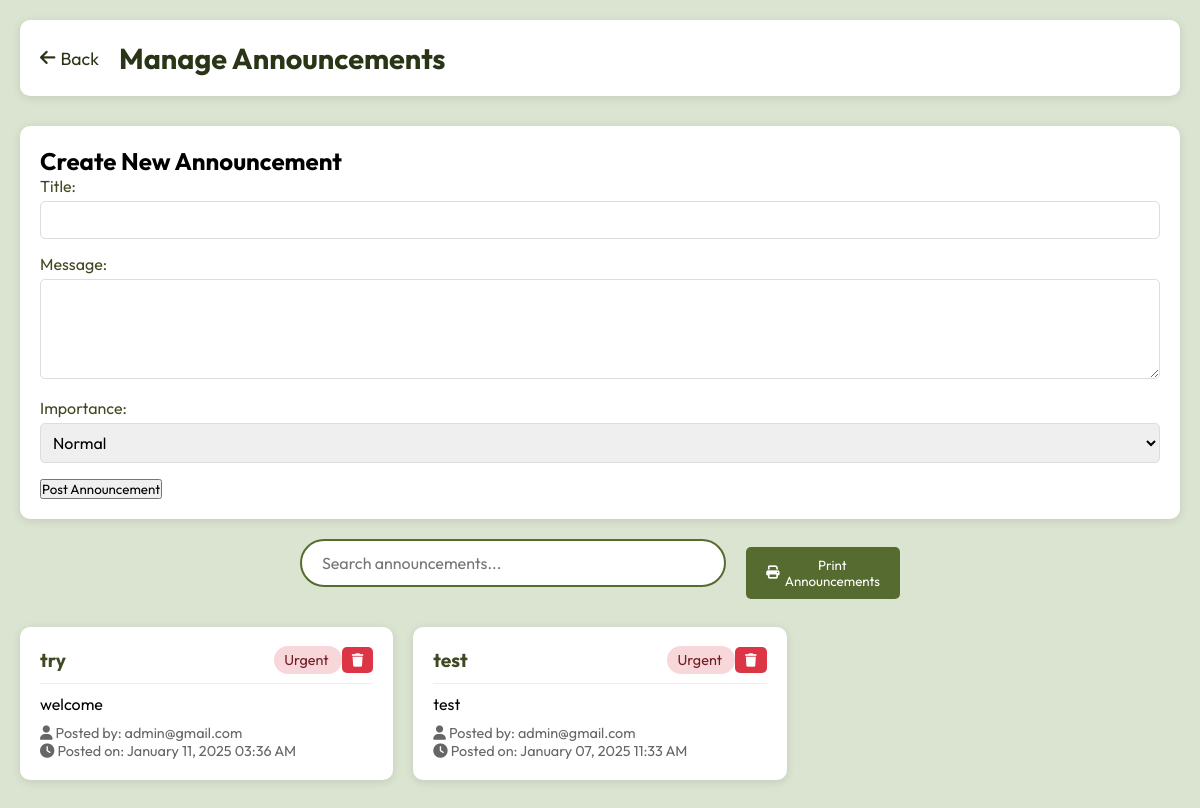
/admin/announcements.php, run on the app's committed database.
### tables this page shows
CREATE TABLE `announcements` (
  `id` int(11) NOT NULL AUTO_INCREMENT,
  `title` varchar(100) NOT NULL,
  `message` text NOT NULL,
  `posted_by` varchar(100) NOT NULL,
  `date_posted` timestamp NOT NULL DEFAULT current_timestamp(),
  `importance` enum('normal','important','urgent') DEFAULT 'normal',
  PRIMARY KEY (`id`)
);

### admin/announcements.php (the view, shortened to what this page needs)
<?php
require_once('../database/adminAcc_database.php');
$create_table_query = "CREATE TABLE IF NOT EXISTS announcements (
    id INT PRIMARY KEY AUTO_INCREMENT,
    title VARCHAR(100) NOT NULL,
    message TEXT NOT NULL,
    posted_by VARCHAR(100) NOT NULL,
    date_posted TIMESTAMP DEFAULT CURRENT_TIMESTAMP,
    importance ENUM('normal', 'important', 'urgent') DEFAULT 'normal',
    FOREIGN KEY (posted_by) REFERENCES admin_acc(email)
)";
$conn->query($create_table_query);
$result = $conn->query("SELECT * FROM announcements ORDER BY date_posted DESC");
?>
<!DOCTYPE html>
<html lang="en">
<head>
    <link rel="stylesheet" href="../CSS/leaveRequests.css">
    <link rel="stylesheet" type="text/css" href="../CSS/Loading_screen.css">
    <link rel="stylesheet" href="https://cdnjs.cloudflare.com/ajax/libs/font-awesome/6.6.0/css/all.min.css">
</head>
<body>
    <div class="container">
        <header>
            <div class="header-content">
                <a href="adminPage.php" class="back-btn" onclick="showLoadingScreen()">
                    <i class="fas fa-arrow-left"></i> Back
                </a>
                <h1>Manage Announcements</h1>
            </div>
        </header>
        <main>
            <div class="announcement-form">
                <h2>Create New Announcement</h2>
                <form method="POST" onsubmit="showLoadingScreen()">
                    <div class="form-group">
                        <label for="title">Title:</label>
                        <input type="text" id="title" name="title" required>
                    </div>
                    <div class="form-group">
                        <label for="message">Message:</label>
                        <textarea id="message" name="message" required></textarea>
                    </div>
                    <div class="form-group">
                        <label for="importance">Importance:</label>
                        <select id="importance" name="importance">
                            <option value="normal">Normal</option>
                        </select>
                    </div>
                    <button type="submit" class="view-btn">Post Announcement</button>
                </form>
            </div>
            <div class="search-container">
                <input type="text" id="searchBar" class="search-bar" placeholder="Search announcements..." onkeyup="searchAnnouncements()">
                <button type="button" onclick="window.print()" class="print-btn">
                    <i class="fas fa-print"></i> Print Announcements
                </button>
            </div>
            <div class="requests-container">
                <?php if ($result && $result->num_rows > 0): ?>
                    <?php while($row = $result->fetch_assoc()): ?>
                        <div class="announcement-card" data-searchable>
                            <div class="announcement-header">
                                <span class="announcement-title searchable"><?php echo htmlspecialchars($row['title']); ?></span>
                                <div>
                                    <span class="importance-badge importance-<?php echo $row['importance']; ?> searchable">
                                        <?php echo ucfirst($row['importance']); ?>
                                    </span>
                                    <form method="POST" style="display: inline;" onsubmit="return confirmDelete(event);">
                                        <button type="submit" class="delete-btn">
                                            <i class="fas fa-trash"></i>
                                        </button>
                                    </form>
                                </div>
                            </div>
                            <div class="announcement-content searchable">
                                <?php echo nl2br(htmlspecialchars($row['message'])); ?>
                            </div>
                            <div class="announcement-meta">
                                <i class="fas fa-user"></i> Posted by: <span class="searchable"><?php echo htmlspecialchars($row['posted_by']); ?></span>
                                <br>
                                <i class="fas fa-clock"></i> Posted on: <span class="searchable"><?php echo date('F d, Y h:i A', strtotime($row['date_posted'])); ?></span>
                            </div>
                        </div>
                    <?php endwhile; ?>
                <?php else: ?>
                    <div class="announcement-card">
                        <p>No announcements found.</p>
                    </div>
                <?php endif; ?>
            </div>
        </main>
    </div>
</body>
</html>

### CSS/leaveRequests.css (style rules this page uses)
:root { --darkest-shade: #2a3417; --darker-shade: #3f4a22; --base-color: #556b2f; --lighter-tint: #708238; --lightest-tint: #99b27a; --extra-lightest-tint: #dbe4d0; }
* { margin: 0; padding: 0; box-sizing: border-box; font-family: 'Outfit', sans-serif; }
body { background-color: var(--extra-lightest-tint); min-height: 100vh; }
.container { max-width: 1200px; margin: 0 auto; padding: 20px; }
header { background-color: white; padding: 20px; margin-bottom: 30px; border-radius: 10px; box-shadow: 0 2px 10px rgba(0, 0, 0, 0.1); }
.header-content { display: flex; align-items: center; gap: 20px; }
.back-btn { color: var(--darkest-shade); text-decoration: none; display: flex; align-items: center; gap: 5px; font-size: 1.1em; transition: color 0.3s ease; }
h1 { color: var(--darkest-shade); font-size: 1.8em; }
.requests-container { display: grid; grid-template-columns: repeat(auto-fill, minmax(300px, 1fr)); gap: 20px; }

### admin/announcements.php (style rules this page uses)
.announcement-form { padding: 20px; background-color: white; padding: 20px; border-radius: 10px; box-shadow: 0 2px 10px rgba(0, 0, 0, 0.1); margin-bottom: 20px; }
.form-group { margin-bottom: 15px; }
.form-group label { display: block; margin-bottom: 5px; color: var(--darker-shade); }
.form-group input[type="text"], .form-group textarea, .form-group select { width: 100%; padding: 8px; border: 1px solid #ddd; border-radius: 5px; font-size: 1em; }
.form-group textarea { height: 100px; resize: vertical; }
.announcement-card { background-color: white; border-radius: 10px; padding: 20px; margin-bottom: 20px; box-shadow: 0 2px 10px rgba(0, 0, 0, 0.1); transition: transform 0.3s ease; }
.announcement-header { display: flex; justify-content: space-between; align-items: center; margin-bottom: 10px; padding-bottom: 10px; border-bottom: 1px solid #eee; }
.announcement-title { font-size: 1.2em; font-weight: bold; color: var(--darker-shade); }
.importance-badge { padding: 5px 10px; border-radius: 15px; font-size: 0.9em; }
.importance-urgent { background-color: #f8d7da; color: #721c24; }
.announcement-meta { font-size: 0.9em; color: #666; margin-top: 10px; }
.delete-btn { background-color: #dc3545; color: white; border: none; padding: 5px 10px; border-radius: 5px; cursor: pointer; transition: background-color 0.3s; }
.search-container { margin: 20px auto; text-align: center; max-width: 600px; }
.search-bar { width: 100%; padding: 12px 20px; border: 2px solid var(--base-color); border-radius: 25px; font-size: 16px; outline: none; transition: all 0.3s ease; margin-bottom: 20px; }
.print-btn { background-color: #556B2F; color: white; padding: 10px 20px; border: none; border-radius: 5px; cursor: pointer; display: inline-flex; align-items: center; gap: 5px; margin-left: 10px; vertical-align: middle; }
.search-container { display: flex; align-items: center; gap: 10px; margin-bottom: 20px; }

### data on the page
announcements: title "try", importance "Urgent", message "welcome", posted_by "admin@gmail.com", date_posted "January 11, 2025 03:36 AM"
announcements: title "test", importance "Urgent", message "test", posted_by "admin@gmail.com", date_posted "January 07, 2025 11:33 AM"
